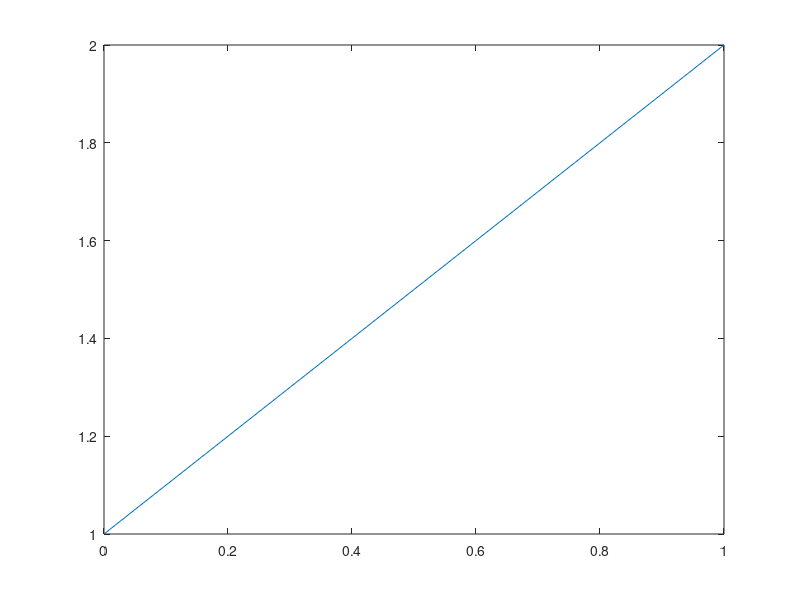

The MATLAB script that drew this image:
% Joanna Grace Saladino
% Math 288: Numerical Optimization
% The exact question is in the NumOpt1.pdf
% This code uses diminishing step size
% Item 5


n=10; 
h=1/(n-1);
nmax=5000; 
tol= 1e-7;
v1=-1*ones(1,n-2);
v2=2*ones(1,n-1);
A= (1/h)*(diag(v1,-1)+ diag(v2, 0)+ diag(v1,1));
b= (1/h)*[1; zeros(n-3, 1); 2];
g=@(u) (A*u - b);
h=@(u) inv(A);


k=1;
u(:, k)=zeros(n-1,1); 
a(:,k)=10; 
u(:,k+1)= u(:,k) - a(:,k)*h(u(:,k))*g(u(:,k));
err= norm(u(:,k+1)- u(:,k)); 

while (err >= tol) && (k <=nmax)
    k=k+1;
    a(:,k)= 10/k;
    u(:,k+1)= u(:,k) - a(:,k)*h(u(:,k))*g(u(:,k));
    err= norm(u(:,k+1)- u(:,k)); 
end 

U = [1;u(:,k);2]

% Must be linear
X=linspace(0,1,n+1);
plot(X,U);

% To check: 
% Make sure that U is the same with A\b

